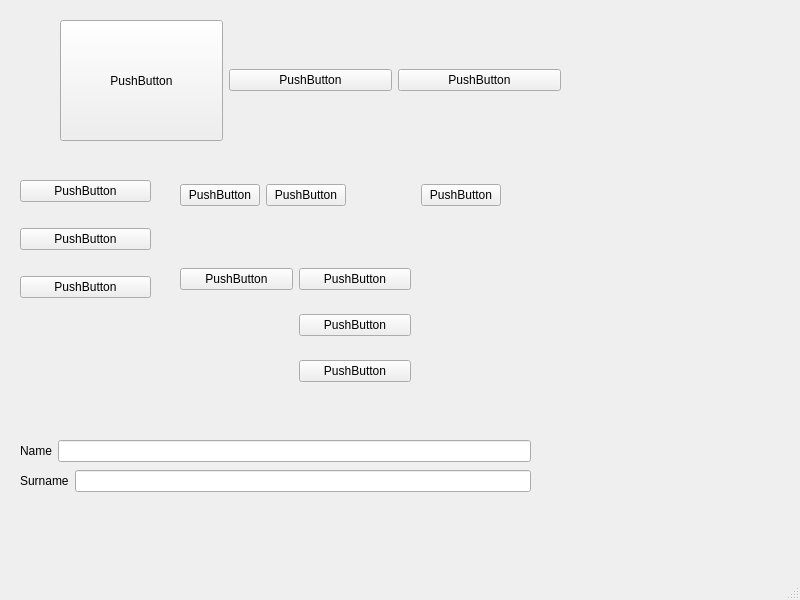
<?xml version="1.0" encoding="UTF-8"?>
<ui version="4.0">
 <class>MainWindow</class>
 <widget class="QMainWindow" name="MainWindow">
  <property name="geometry">
   <rect>
    <x>0</x>
    <y>0</y>
    <width>800</width>
    <height>600</height>
   </rect>
  </property>
  <property name="windowTitle">
   <string>MainWindow</string>
  </property>
  <widget class="QWidget" name="centralwidget">
   <widget class="QWidget" name="horizontalLayoutWidget">
    <property name="geometry">
     <rect>
      <x>60</x>
      <y>20</y>
      <width>501</width>
      <height>121</height>
     </rect>
    </property>
    <layout class="QHBoxLayout" name="horizontalLayout">
     <item>
      <widget class="QPushButton" name="pushButton_3">
       <property name="sizePolicy">
        <sizepolicy hsizetype="Minimum" vsizetype="Expanding">
         <horstretch>0</horstretch>
         <verstretch>0</verstretch>
        </sizepolicy>
       </property>
       <property name="text">
        <string>PushButton</string>
       </property>
      </widget>
     </item>
     <item>
      <widget class="QPushButton" name="pushButton_2">
       <property name="text">
        <string>PushButton</string>
       </property>
      </widget>
     </item>
     <item>
      <widget class="QPushButton" name="pushButton">
       <property name="text">
        <string>PushButton</string>
       </property>
      </widget>
     </item>
    </layout>
   </widget>
   <widget class="QWidget" name="">
    <property name="geometry">
     <rect>
      <x>20</x>
      <y>160</y>
      <width>131</width>
      <height>161</height>
     </rect>
    </property>
    <layout class="QVBoxLayout" name="verticalLayout">
     <item>
      <widget class="QPushButton" name="pushButton_4">
       <property name="text">
        <string>PushButton</string>
       </property>
      </widget>
     </item>
     <item>
      <widget class="QPushButton" name="pushButton_6">
       <property name="text">
        <string>PushButton</string>
       </property>
      </widget>
     </item>
     <item>
      <widget class="QPushButton" name="pushButton_5">
       <property name="text">
        <string>PushButton</string>
       </property>
      </widget>
     </item>
    </layout>
   </widget>
   <widget class="QWidget" name="">
    <property name="geometry">
     <rect>
      <x>180</x>
      <y>160</y>
      <width>321</width>
      <height>71</height>
     </rect>
    </property>
    <layout class="QHBoxLayout" name="horizontalLayout_2">
     <item>
      <widget class="QPushButton" name="pushButton_8">
       <property name="text">
        <string>PushButton</string>
       </property>
      </widget>
     </item>
     <item>
      <widget class="QPushButton" name="pushButton_9">
       <property name="text">
        <string>PushButton</string>
       </property>
      </widget>
     </item>
     <item>
      <spacer name="horizontalSpacer">
       <property name="orientation">
        <enum>Qt::Horizontal</enum>
       </property>
       <property name="sizeHint" stdset="0">
        <size>
         <width>40</width>
         <height>20</height>
        </size>
       </property>
      </spacer>
     </item>
     <item>
      <widget class="QPushButton" name="pushButton_7">
       <property name="text">
        <string>PushButton</string>
       </property>
      </widget>
     </item>
    </layout>
   </widget>
   <widget class="QWidget" name="">
    <property name="geometry">
     <rect>
      <x>180</x>
      <y>250</y>
      <width>231</width>
      <height>151</height>
     </rect>
    </property>
    <layout class="QGridLayout" name="gridLayout">
     <item row="0" column="1">
      <widget class="QPushButton" name="pushButton_13">
       <property name="text">
        <string>PushButton</string>
       </property>
      </widget>
     </item>
     <item row="1" column="1">
      <widget class="QPushButton" name="pushButton_10">
       <property name="text">
        <string>PushButton</string>
       </property>
      </widget>
     </item>
     <item row="2" column="1">
      <widget class="QPushButton" name="pushButton_12">
       <property name="text">
        <string>PushButton</string>
       </property>
      </widget>
     </item>
     <item row="0" column="0">
      <widget class="QPushButton" name="pushButton_11">
       <property name="text">
        <string>PushButton</string>
       </property>
      </widget>
     </item>
    </layout>
   </widget>
   <widget class="QWidget" name="">
    <property name="geometry">
     <rect>
      <x>20</x>
      <y>470</y>
      <width>511</width>
      <height>22</height>
     </rect>
    </property>
    <layout class="QFormLayout" name="formLayout_2">
     <item row="0" column="0">
      <widget class="QLabel" name="label_2">
       <property name="text">
        <string>Surname</string>
       </property>
      </widget>
     </item>
     <item row="0" column="1">
      <widget class="QLineEdit" name="lineEdit_2"/>
     </item>
    </layout>
   </widget>
   <widget class="QWidget" name="">
    <property name="geometry">
     <rect>
      <x>20</x>
      <y>440</y>
      <width>511</width>
      <height>22</height>
     </rect>
    </property>
    <layout class="QFormLayout" name="formLayout">
     <item row="0" column="0">
      <widget class="QLabel" name="label">
       <property name="text">
        <string>Name</string>
       </property>
      </widget>
     </item>
     <item row="0" column="1">
      <widget class="QLineEdit" name="lineEdit"/>
     </item>
    </layout>
   </widget>
  </widget>
  <widget class="QMenuBar" name="menubar">
   <property name="geometry">
    <rect>
     <x>0</x>
     <y>0</y>
     <width>800</width>
     <height>21</height>
    </rect>
   </property>
  </widget>
  <widget class="QStatusBar" name="statusbar"/>
 </widget>
 <resources/>
 <connections/>
</ui>
